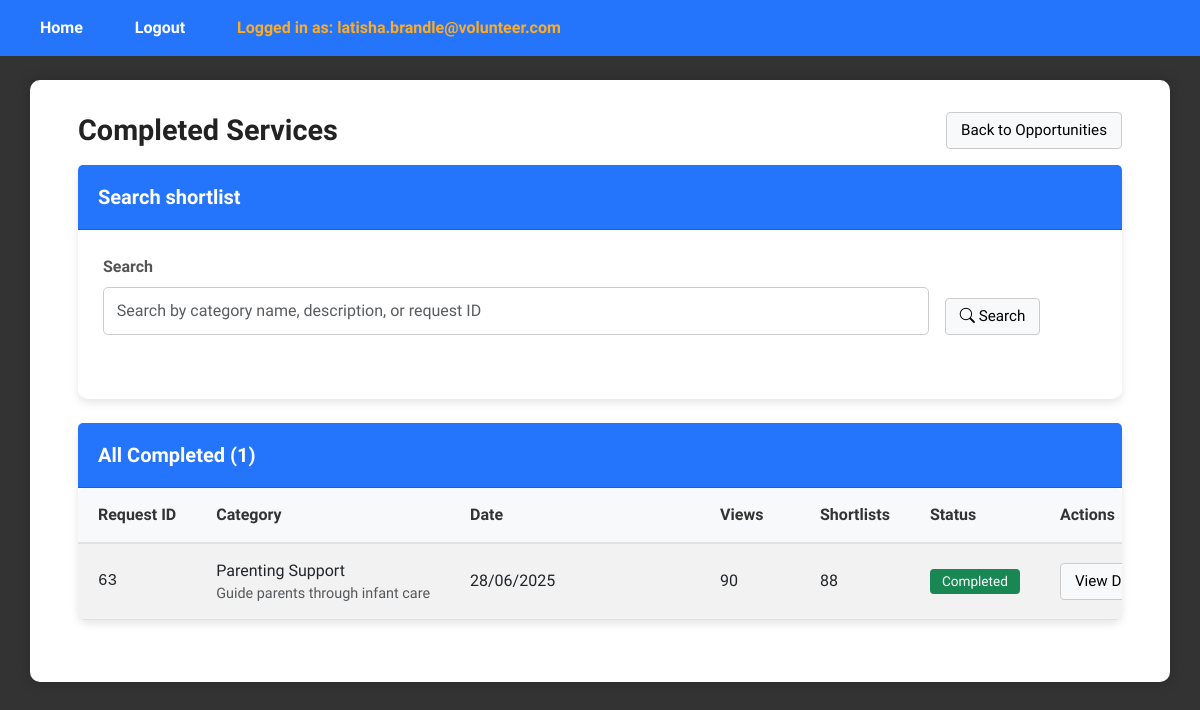
Page /ViewCompletedServicesPage (signed in) on the committed database.
### tables this page shows
CREATE TABLE request (
    request_id INTEGER PRIMARY KEY AUTOINCREMENT,
    pin_user_id INT,
    csrrep_user_id INT DEFAULT NULL,
    category_id INT,
    request_status BOOLEAN, --0 means uncompleted, 1 means completed
    request_date DATETIME,
    request_view_count INT,
    request_shortlist_count INT,
    FOREIGN KEY (pin_user_id) REFERENCES user(user_id),
    FOREIGN KEY (csrrep_user_id) REFERENCES user(user_id),
    FOREIGN KEY (category_id) REFERENCES category(category_id)
);

CREATE TABLE category (
    category_id INTEGER PRIMARY KEY AUTOINCREMENT,
    category_name VARCHAR(30),
    category_desc TEXT
);

### app.py (the view)
@app.route("/ViewCompletedServicesPage", methods=["GET", "POST"])
def viewCompletedServicesPage():
    if 'email' not in session:
        return redirect(url_for('login'))
    if session['role_id'] != 4:  # Assuming CSR Rep
        return redirect(url_for('login'))
    view_controller = ViewCompletedServicesController()
    services = view_controller.viewCompletedServices(session['user_id'])
    search_controller = SearchCompletedServicesController()
    shortlist_keyword = (request.args.get('completed_keyword') or "").strip()
    if shortlist_keyword:
        services = search_controller.searchCompletedServices(session['user_id'], shortlist_keyword)
    return render_template("csr/ViewCompletedServicesPage.html", services=services , shortlist_keyword=shortlist_keyword)

### controllers/csrrep/ViewCompletedServicesController.py (called while the page is built)
    def viewCompletedServices(self, user_id):
        request = Request()
        return request.viewCompletedServices(user_id)

### database/database_management.py (called while the page is built)
def dbConnection():
    return sqlite3.connect("database/volunteer_system.db")

### entities/Request.py (called while the page is built)
    def viewCompletedServices(self, csrrep_user_id):
        conn = database_management.dbConnection()
        conn.row_factory = sqlite3.Row
        cursor = conn.cursor()
        print(csrrep_user_id)
        cursor.execute("""
        SELECT * FROM request r LEFT JOIN category c ON r.category_id = c.category_id WHERE r.csrrep_user_id = ? AND r.request_status = 1
        """, (csrrep_user_id,))
        rows = cursor.fetchall()
        conn.close()
        return [Request(**dict(row)) for row in rows] if rows else []

### templates/csr/ViewCompletedServicesPage.html (shortened to what this page needs)
{% extends "layout.html" %}
{% block content %}
<div class="dashboard-wrapper">
  <div class="dashboard-container">
    <div class="d-flex justify-content-between align-items-center mb-3">
      <h1 class="m-0">Completed Services</h1>
      <div class="d-flex gap-2 align-items-center">
        <a href="{{ url_for('viewOpportunitiesPage') }}" class="plain-btn">Back to Opportunities</a>
      </div>
    </div>
    <form class="card mb-4" method="get" action="{{ url_for('viewCompletedServicesPage') }}">
      <div class="card-header">
        <h5 class="m-0">Search shortlist</h5>
      </div>
      <div class="card-body row g-3">
        <div class="col-md-10">
          <label class="form-label">Search</label>
          <input name="shortlist_keyword"
                  id="shortlistKeywordInput"
                 type="text"
                 class="form-control"
                 value="{{ request.args.get('shortlist_keyword', '') }}"
                 placeholder="Search by category name, description, or request ID">
        </div>
        <div class="col-md-2 d-flex align-items-end">
          <button class="plain-btn" type="submit">
            <i class="bi bi-search"></i> Search
          </button>
        </div>
      </div>
    </form>
    {% if not services %}
      <div class="card">
        <div class="card-body">
          <p class="m-0">No completed services found.</p>
        </div>
      </div>
    {% else %}
      <div class="card">
        <div class="card-header d-flex justify-content-between align-items-center">
          <h5 class="m-0">All Completed ({{ services|length }})</h5>
        </div>
        <div class="card-body p-0">
          <div class="table-responsive">
            <table class="table table-striped table-hover m-0 align-middle">
              <thead class="table-light">
                <tr>
                  <th style="width: 90px;">Request ID</th>
                  <th>Category</th>
                  <th style="width: 160px;">Date</th>
                  <th style="width: 110px;">Views</th>
                  <th style="width: 130px;">Shortlists</th>
                  <th style="width: 120px;">Status</th>
                  <th style="width: 220px;">Actions</th>
                </tr>
              </thead>
              <tbody>
                {% for r in services %}
                <tr>
                  <td class="text-monospace">{{ r.request_id }}</td>
                  <td>
                    {% if r.category_name %}
                      {{ r.category_name }}
                      {% if r.category_desc %}
                        <div class="text-muted" style="font-size:.9rem;">{{ r.category_desc }}</div>
                      {% endif %}
                    {% else %}
                      Category {{ r.category_id }}
                    {% endif %}
                  </td>
                  <td>{{ r.request_date }}</td>
                  <td>{{ r.request_view_count if r.request_view_count is not none else 0 }}</td>
                  <td>{{ r.request_shortlist_count if r.request_shortlist_count is not none else 0 }}</td>
                  <td><span class="badge bg-success">Completed</span></td>
                  <td>
                    <div class="btn-toolbar" role="toolbar" style="gap:8px; flex-wrap:wrap;">
                      <a class="plain-btn"
                         href="{{ url_for('viewOpportunitiesDetailsPage', request_id=r.request_id) }}">
                        View Details
                      </a>
                    </div>
                  </td>
                </tr>
                {% endfor %}
              </tbody>
            </table>
          </div>
        </div>
      </div>
    {% endif %}
  </div>
</div>
{% endblock %}

### static/css/styles.css (style rules this page uses)
body { font-family: "Stack Sans Headline", system-ui, 'Trebuchet MS', "Segoe UI", Geneva, Verdana, sans-serif; background: #333; color: #333; margin: 0; padding: 0; min-height: 100vh; }
h1 { text-align: center; margin-bottom: 1.5rem; color: #222; font-weight: 700; font-size: 1.8rem; }
form div { margin-bottom: 1.2rem; }
label { display: block; margin-bottom: 0.4rem; font-weight: 600; color: #555; }
input[type="email"], input[type="password"], input[type="text"] { width: 100%; padding: 0.7rem 0.8rem; border-radius: 5px; border: 1.5px solid #ccc; font-size: 1rem; transition: border-color 0.3s ease; box-sizing: border-box; }
.card { box-shadow: 0 4px 8px rgba(0,0,0,0.1); border-radius: 10px; border: none; margin-bottom: 30px; background: #fff; }
.card-header { background-color: #2575fc; color: white; padding: 20px; border-radius: 10px 10px 0 0; font-size: 1.2rem; }
.card-header h5 { margin: 0; font-weight: 600; }
.card-body { padding: 25px; }
.table-responsive { border-radius: 8px; overflow-x: auto; }
.table { margin-bottom: 0; width: 100%; border-collapse: collapse; table-layout: auto; }
.table thead th { padding: 15px 20px; font-weight: 600; border-bottom: 2px solid #dee2e6; white-space: nowrap; background-color: #f8f9fa; color: #333; text-align: left; }
.table tbody td { padding: 15px 20px; vertical-align: middle; border-bottom: 1px solid #dee2e6; white-space: nowrap; }
.table-striped tbody tr:nth-of-type(odd) { background-color: rgba(0,0,0,0.02); }
.table th, .table td { min-width: 100px; }
.table th:first-child, .table td:first-child { min-width: 30px; }
.table th:nth-child(2), .table td:nth-child(2) { min-width: 180px; }
.table th:nth-child(3), .table td:nth-child(3) { min-width: 250px; }
.badge { font-size: 0.85em; padding: 6px 12px; font-weight: 500; border-radius: 4px; display: inline-block; }
.plain-btn { background-color: #f8f9fa; border: 1px solid #ccc; color: #000; padding: 6px 14px; border-radius: 4px; font-size: 0.95rem; font-weight: 500; cursor: pointer; text-decoration: none; display: inline-block; transition: background-color 0.2s ease, border-color 0.2s ease; }

### templates/csr/ViewCompletedServicesPage.html (style rules this page uses)
.text-monospace { font-family: ui-monospace, SFMono-Regular, Menlo, Monaco, Consolas, "Liberation Mono","Courier New", monospace; }
.badge.bg-success { background:#28a745;color:#fff }

### rows in the picture
request: request_id "63", category_name "Parenting Support", category_desc "Guide parents through infant care", request_date "28/06/2025", request_view_count "90", request_shortlist_count "88"

### other values in the picture
{{ session.email }} "latisha.brandle@volunteer.com"
{{ services|length }} "1"
